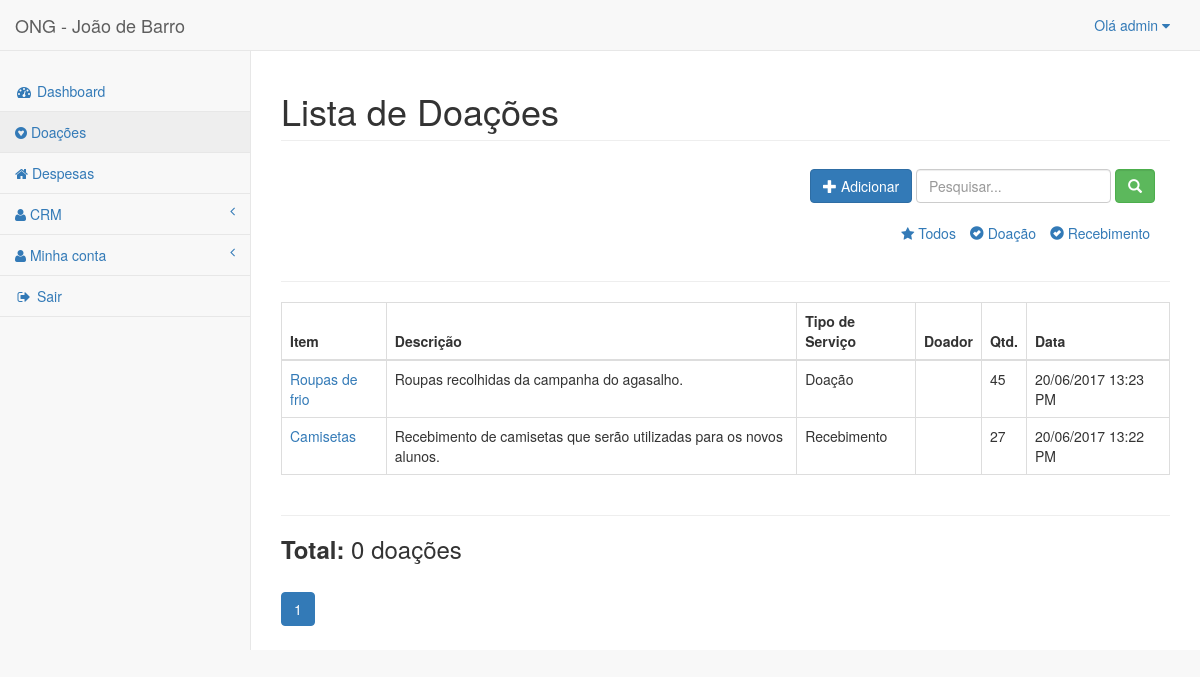
Before: /doacoes/ (signed in) with the older database file.
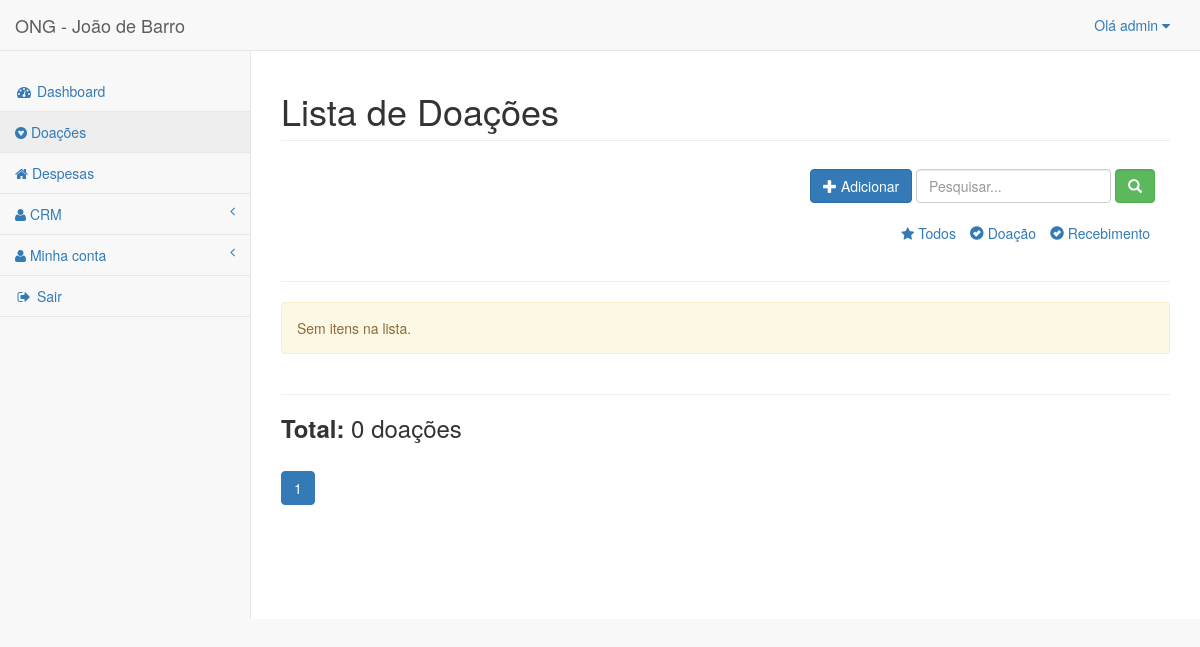
After: the same page with the newer database file.
### donations/models.py (models this page shows, shortened)
class Donations(TimeStampedModel):
    service_type = models.CharField('Tipo de serviço', max_length=12,
                                    choices=DONATIONS_TYPE,
                                    default='Recebimento')
    donor = models.ForeignKey(Donors, verbose_name='Doador')
    item = models.CharField('Item', max_length=100, default='')
    description = models.TextField('Descrição', blank=True)
    quantity = models.PositiveSmallIntegerField('Quantidade', default=0)
    class Meta:
        ordering = ['service_type']
        verbose_name = 'Doação'
        verbose_name_plural = 'Doações'
    def get_absolute_url(self):
        return reverse('donations:donation_detail', kwargs={'pk': self.pk})

### donations/views.py (the view)
class DonationsListView(LoginRequiredMixin, ListView):
    template_name = 'donations/donations_list.html'
    context_object_name = 'donations'
    paginate_by = 10
    def get_queryset(self):
        queryset = Donations.objects.all().order_by('-created_at')
        q = self.request.GET.get('q', '')
        if q:
            queryset = queryset.filter(
                Q(item__icontains=q) | Q(description__icontains=q) |
                Q(donor__name__icontains=q)  # used like foreign key
            )
        elif self.request.GET.get('service_type') == 'Doação':
            queryset = queryset.filter(service_type='Doação')
        elif self.request.GET.get('service_type') == 'Recebimento':
            queryset = queryset.filter(service_type='Recebimento')
        return queryset

### accounts/models.py (called while the page is built)
    def __str__(self):
        return self.name or self.username

### core/templatetags/pagination.py (called while the page is built)
@register.inclusion_tag('pagination.html')
def pagination(request, paginator, page_obj):
    context = {}
    context['paginator'] = paginator
    context['request'] = request
    context['page_obj'] = page_obj
    getvars = request.GET.copy()
    if 'page' in getvars:
        del getvars['page']
    if len(getvars) > 0:
        context['getvars'] = '&{0}'.format(getvars.urlencode())
    else:
        context['getvars'] = ''
    return context

### donations/templates/donations/donations_list.html (shortened to what this page needs)
{% extends "base.html" %}
{% load pagination %}
{% block spacename %} Lista de Doações {% endblock spacename %}
{% block container %}
<div class="container-fluid">
  <div class="row">
    <div class="col-md-12">
      <form class="navbar-form navbar-right" action="." method="get">
        <div class="col-md-12">
          <a href="{% url 'donations:donation_add' %}">
            <button id="new_customer" type="button" class="btn btn-primary">
              <span class="glyphicon glyphicon-plus"></span> Adicionar
            </button>
          </a>
          <form class="navbar-form navbar-left" role="search" action="{% url 'expenses:expense' %}">
            <div class="form-group">
              <input name="q" type="text" class="form-control" placeholder="Pesquisar..." />
              <button type="submit" class="btn btn-success form-control"><span class="glyphicon glyphicon-search"></span></button>
            </div>
          </form>
        <br><br>
        <ul class="list-inline text-right">
          <li><a href="{% url 'donations:donation' %}"><span class="fa fa-star status-aprovado"></span> Todos</a></li>
          <li><a href="?service_type=Doação" name="doação"><span class="glyphicon glyphicon-ok-sign ok"></span> Doação </a></li>
          <li><a href="?service_type=Recebimento" name="recebimento"><span class="glyphicon glyphicon-ok-sign ok"></span> Recebimento </a></li>
        </ul>
      </div>
      </form>
    </div>
    <div class="col-md-12">
      <hr/>
    </div>
    <div class="col-md-12">
      {% if donations %}
    	<table class="table table-bordered">
    		<thead>
    			<tr>
    				<th>Item</th><th>Descrição</th><th>Tipo de Serviço</th><th>Doador</th><th>Qtd.</th><th>Data</th>
    			</tr>
    		</thead>
    		<tbody>
          {% for donation in donations %}
        			<tr>
                  <td><a href="{{ donation.get_absolute_url }}">{{donation.item}}</a></td>
                  <td>{{donation.description}}</td>
                  <td>{{donation.service_type}}</td>
                  <td>{{donation.donor}}</td>
                  <td>{{donation.quantity}}</td>
                  <td>{{donation.created_at|date:"d/m/Y H:i A"}}</td>
              </tr>
          {% endfor %}
    		</tbody>
    	</table>
      {% else %}
      <p class="alert alert-warning">Sem itens na lista.</p>
    {% endif %}
    </div>
  </div>
  <hr>
  <div>
    <h3><b>Total:</b> {{ proposal_list|length }} doações</h3>
  </div>
  {% pagination request paginator page_obj%}
</div>
{% endblock %}

### core/templates/base.html (shortened to what this page needs)
<!DOCTYPE html>
{% load static %}
<html lang="pt">
<head>
    <link href="{% static 'bootstrap/css/bootstrap.min.css' %}" rel="stylesheet">
    <link href="{% static 'distt/css/sb-admin-2.min.css' %}" rel="stylesheet">
    <link href="{% static 'font-awesome/css/font-awesome.min.css' %}" rel="stylesheet" type="text/css">
</head>
<body>
  <div id="wrapper">
    <nav class="navbar navbar-default navbar-static-top" role="navigation" style="margin-bottom: 0">
      <div class="navbar-header">
        <a class="navbar-brand" href="index.html">ONG - João de Barro</a>
      </div>
      <ul class="nav navbar-top-links navbar-right">
        <li class="dropdown">
          <a class="dropdown-toggle" data-toggle="dropdown" href="#"> Olá {{ user }} <i class="fa fa-caret-down"></i></a>
        </li>
      </ul>
      <div class="navbar-default sidebar" role="navigation">
        <div class="sidebar-nav navbar-collapse">
          <ul class="nav" id="side-menu">
            <br>
            <li><a href="{% url 'index' %}"><i class="fa fa-dashboard fa-fw"></i> Dashboard </a></li>
            <li><a href="{% url 'donations:donation' %}"><i class="fa fa-gratipay"></i> Doações </a></li>
            <li><a href="{% url 'expenses:expense' %}"><i class="fa fa-home"></i> Despesas </a></li>
            <li><a href="#"><i class="fa fa-user"></i> CRM <span class="fa arrow"></span></a>
            </li>
            <li><a href="#"><i class="fa fa-user"></i> Minha conta <span class="fa arrow"></span></a>
            </li>
            <li><a href="{% url 'logout' %}"><i class="fa fa-sign-out fa-fw"></i> Sair </a></li>
          </ul>
        </div>
      </div>
    </nav>
    <div id="page-wrapper">
        <div class="row">
            <div class="col-lg-12">
                <h1 class="page-header">{% block spacename %}{% endblock spacename %}</h1>
            </div>
        </div>
        <div class="row">
            {% block container %} {% endblock %}
        </div>
    </div>
  </div>
</body>
</html>

Changed rows visible on the page:
removed Donations: item "Roupas de frio", description "Roupas recolhidas da campanha do agasalho.", service_type "Doação", quantity "45", created_at "20/06/2017 13:23 PM"
removed Donations: item "Camisetas", description "Recebimento de camisetas que serão utilizadas para os novos alunos.", service_type "Recebimento", quantity "27", created_at "20/06/2017 13:22 PM"
Other visible differences:
text no longer shown: "Item Descrição Tipo de Serviço Doador Qtd. Data"
text now shown: "Sem itens na lista."
